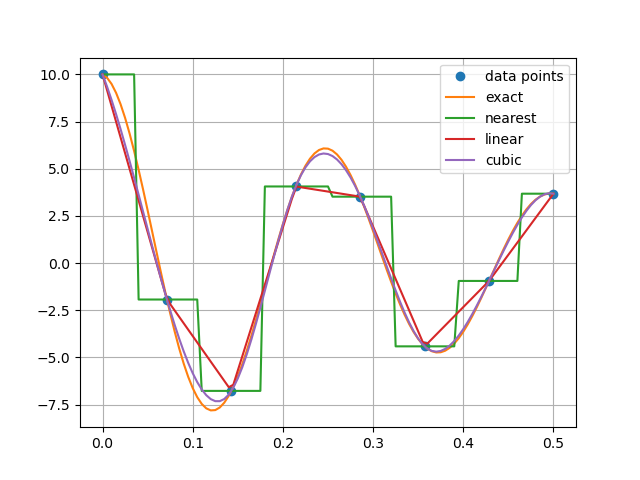

The script that saved this image:
#! /usr/bin/env python3
#
def interp1d_test ( ):

#*****************************************************************************80
#
## interp1d_test() tests the scipy() interp1d() function.
#
#  Licensing:
#
#    This code is distributed under the MIT license. 
#
#  Modified:
#
#    26 December 2024
#
#  Author:
#
#    John Burkardt
#
  from scipy.interpolate import interp1d
  import matplotlib.pyplot as plt
  import numpy as np

  print ( '' )
  print ( 'interp1d_test():' )
  print ( '  interp1d() performas several types of 1D interpolation.' )

  x = np.linspace ( 0.0, 0.5, 8 )
  y = f ( x )
#
#  Construct interpolating functions.
#
  f_nearest = interp1d ( x, y, kind = 'nearest' )
  f_linear = interp1d ( x, y, kind = 'linear' )
  f_cubic = interp1d ( x, y, kind = 'cubic' )
#
#  Evaluate interpolants.
#
  x2 = np.linspace ( 0.0, 0.5, 101 )

  plt.clf ( )
  plt.plot ( x, y, 'o', label = 'data points' )
  plt.plot ( x2, f(x2), label = 'exact' )
  plt.plot ( x2, f_nearest(x2), label = 'nearest' )
  plt.plot ( x2, f_linear(x2), label = 'linear' )
  plt.plot ( x2, f_cubic(x2), label = 'cubic' )
  plt.grid ( True )
  plt.legend ( )
  filename = 'interp1d_test.png'
  plt.savefig ( filename )
  print ( '  Graphics saved as "' + filename + '"' )
  plt.close ( )

  return

def f ( x ):
  import numpy as np
  value = 10 * np.exp ( - 2.0 * x ) * np.cos ( 2.0 * np.pi * 4.0 * x )
  return value

if ( __name__ == "__main__" ):
  interp1d_test ( )
